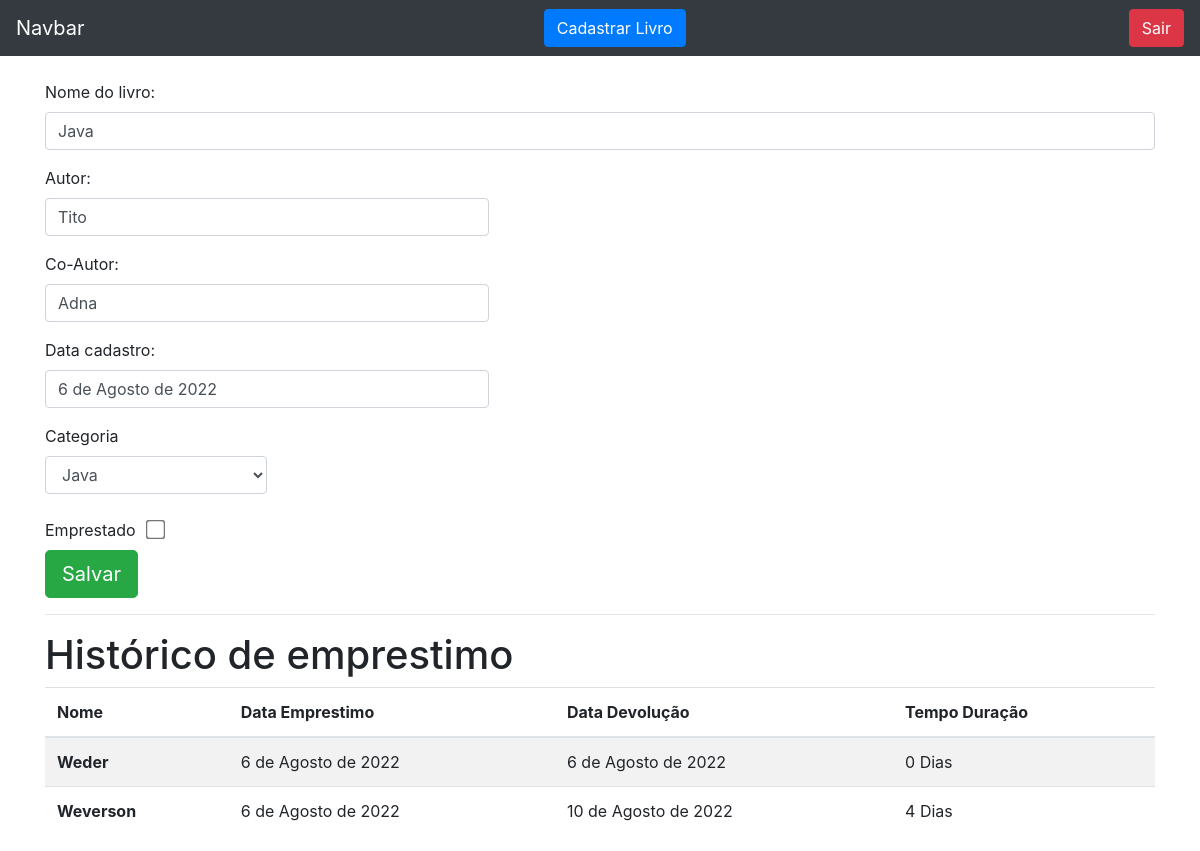
/livro/ver_livros/4 (signed in), run on an earlier commit of the app's database.
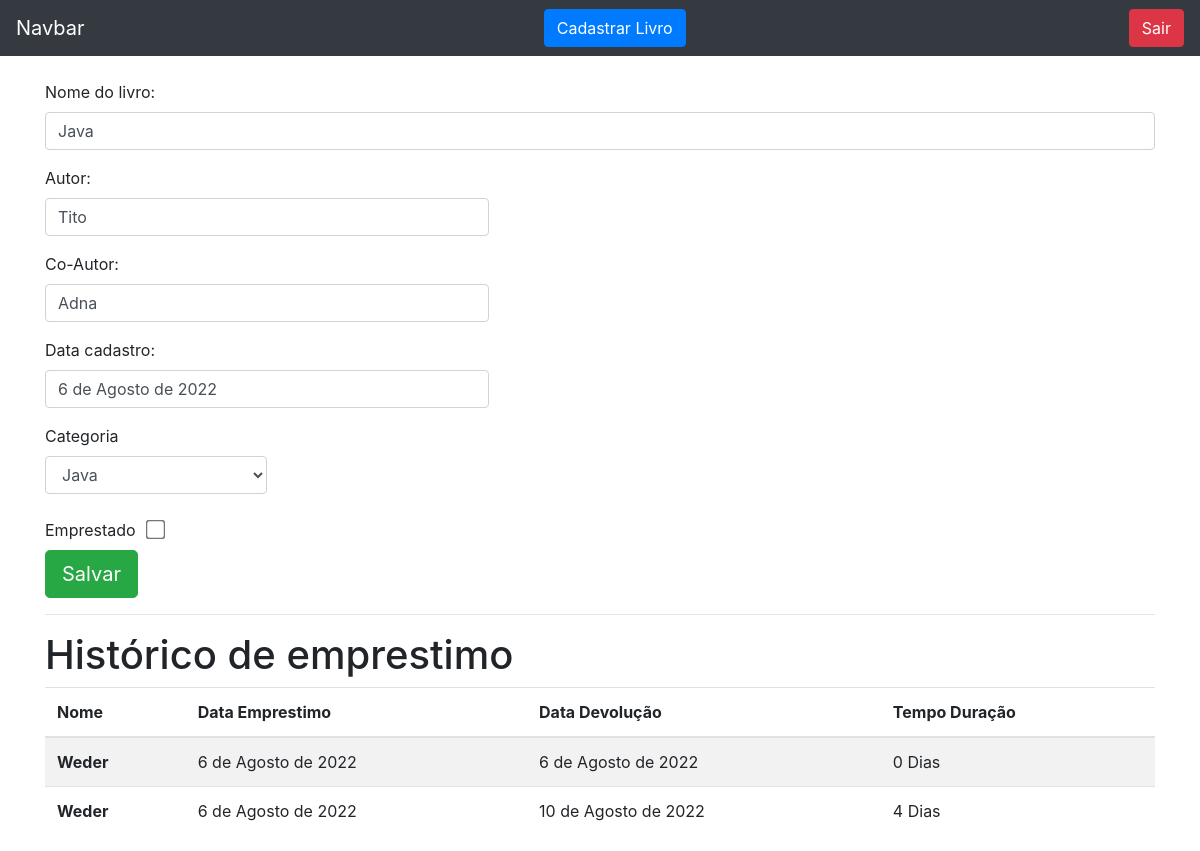
And on a later commit of the database.
### livro/models.py (models this page shows, shortened)
class Emprestimos(models.Model):
    nome_emprestado = models.ForeignKey(Usuario, on_delete=models.DO_NOTHING, blank = True, null = True)
    nome_emprestado_anonimo = models.CharField(max_length = 30, blank = True, null = True)
    data_emprestimo = models.DateField(blank = True, null = True)
    data_devolucao = models.DateField(blank = True, null = True)
    livro = models.ForeignKey(Livros, on_delete=models.DO_NOTHING)

### usuarios/models.py (models this page shows)
class Usuario(models.Model):
    nome = models.CharField(max_length=30)
    email = models.EmailField()
    senha = models.CharField(max_length=64)
    def __str__(self) -> str:
        return self.nome

### livro/views.py (the view)
def ver_livros(request, id):
    if request.session.get('usuario'):
        livros = Livros.objects.get(id=id)
        if request.session.get('usuario') == livros.usuario.id:
            usuario = Usuario.objects.get(id = request.session['usuario'])
            categoria_livro = Categoria.objects.filter(usuario = request.session.get('usuario'))
            emprestimos = Emprestimos.objects.filter(livro = livros)
            form = CadastroLivro()
            form.fields['usuario'].initial = request.session['usuario']
            form.fields['categoria'].queryset = Categoria.objects.filter(usuario = usuario)
            return render(request, 'ver_livro.html', {'livro': livros, 'categoria_livro': categoria_livro, 'emprestimos': emprestimos,
            'usuario_logado': request.session.get('usuario'), 'form': form})
        else:
            return
    return redirect('/auth/login/?status=2')

### livro/forms.py
class CadastroLivro(forms.ModelForm):
    class Meta:
        model = Livros
        fields = "__all__"
    def __init__(self, *args, **kwargs):
        super().__init__(*args, **kwargs)
        self.fields['usuario'].widget = forms.HiddenInput()

### livro/models.py (called while the page is built)
    def __str__(self) -> str:
            return self.nome

### livro/templatetags/filtros.py (called while the page is built)
@register.filter
def mostra_duracao(value1, value2):
    return (value1 - value2).days

### livro/templates/ver_livro.html (shortened to what this page needs)
{% extends 'base.html' %}
{% load filtros %}
{% block 'conteudo' %}
<div class="container">
    <br>
    <form action="#" method="POST">
        <p>
            <label> Nome do livro:</label>
            <input class="form-control" type="text" value="{{livro.nome}}">
        </p>
        <p>
            <label> Autor:</label>
            <input style="width:40%;" class="form-control" type="text" value="{{livro.autor}}">
        </p>
        <p>
            <label> Co-Autor:</label>
            <input style="width:40%;" class="form-control" type="text" value="{{livro.co_autor}}">
        </p>
        <p>
            <label> Data cadastro:</label>
            <input style="width:40%;" class="form-control" type="text" value="{{livro.data_cadastro}}">
        </p>
        <label>Categoria</label>
        <select style="width:20%;" class="form-control" name="categoria">
            {% for i in categoria_livro %}
                {% if livro.categoria == i %}
                    <option selected>{{i}}</option>
                    {% else %}
                    <option>{{i}}</option>
                {% endif %}
            {% endfor %}
        </select>
        <br>
        <label>Emprestado &nbsp;</label>
        {% if livro.emprestado %}
            <input style="transform:scale(1.5);" checked type="checkbox" name="emprestado">
        {% else %}
            <input style="transform:scale(1.5);" type="checkbox" name="emprestado">
        {% endif %}
        <br>
        <input type="submit" class="btn btn-success btn-lg" value="Salvar">
    </form>
    <hr>
    <h1>Histórico de emprestimo</h1>
    <table class="table table-striped table-striped">
        <thead>
          <tr>
            <th scope="col">Nome</th>
            <th scope="col">Data Emprestimo</th>
            <th scope="col">Data Devolução</th>
            <th scope="col">Tempo Duração</th>
          </tr>
        </thead>
        <tbody>
            {% for i in emprestimos %}
                <tr>
                    {% if i.nome_emprestado_anonimo == None %}
                        <th scope="row">{{i.nome_emprestado}}</th>
                    {% else %}
                        <th scope="row">{{i.nome_emprestado_anonimo}}</th>
                    {% endif %}
                    <td>{{i.data_emprestimo}}</td>
                    <td>{{i.data_devolucao}}</td>
                    <td>{{ i.data_devolucao|mostra_duracao:i.data_emprestimo}} Dias</td>
                </tr>
            {% endfor %}
        </tbody>
      </table>
</div>
{% endblock %}

What changed in the data, as far as the page shows it:
changed Emprestimos "10 de Agosto de 2022": nome_emprestado (not shown) → "Weder"; nome_emprestado_anonimo "Weverson" → (not shown)
